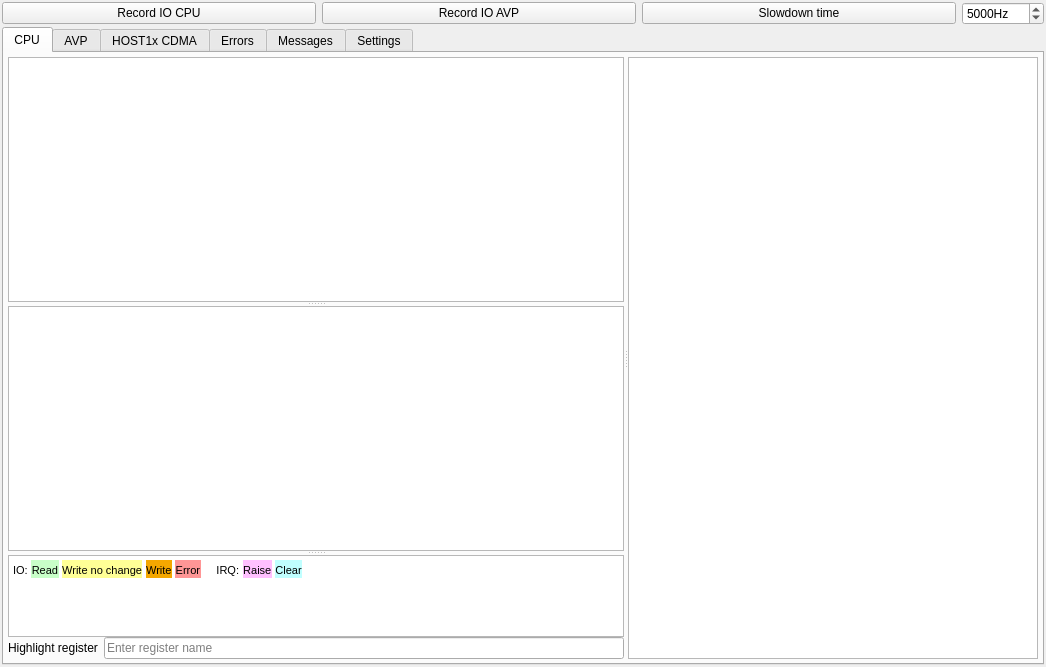
<?xml version="1.0" encoding="UTF-8"?>
<ui version="4.0">
 <class>MainWindow</class>
 <widget class="QMainWindow" name="MainWindow">
  <property name="geometry">
   <rect>
    <x>0</x>
    <y>0</y>
    <width>1046</width>
    <height>667</height>
   </rect>
  </property>
  <property name="windowTitle">
   <string>Trace Viewer</string>
  </property>
  <widget class="QWidget" name="centralWidget">
   <property name="enabled">
    <bool>true</bool>
   </property>
   <property name="maximumSize">
    <size>
     <width>16777215</width>
     <height>16777215</height>
    </size>
   </property>
   <layout class="QVBoxLayout" name="verticalLayout_2">
    <property name="spacing">
     <number>2</number>
    </property>
    <property name="leftMargin">
     <number>2</number>
    </property>
    <property name="topMargin">
     <number>2</number>
    </property>
    <property name="rightMargin">
     <number>2</number>
    </property>
    <property name="bottomMargin">
     <number>2</number>
    </property>
    <item>
     <layout class="QHBoxLayout" name="horizontalLayout_2">
      <item>
       <widget class="QPushButton" name="pushButton_RecordCPU">
        <property name="focusPolicy">
         <enum>Qt::TabFocus</enum>
        </property>
        <property name="text">
         <string>Record IO CPU</string>
        </property>
       </widget>
      </item>
      <item>
       <widget class="QPushButton" name="pushButton_RecordAVP">
        <property name="focusPolicy">
         <enum>Qt::TabFocus</enum>
        </property>
        <property name="text">
         <string>Record IO AVP</string>
        </property>
       </widget>
      </item>
      <item>
       <widget class="QPushButton" name="pushButton_SlowDownTime">
        <property name="focusPolicy">
         <enum>Qt::TabFocus</enum>
        </property>
        <property name="text">
         <string>Slowdown time</string>
        </property>
       </widget>
      </item>
      <item>
       <widget class="QSpinBox" name="timer_freq_spinBox">
        <property name="sizePolicy">
         <sizepolicy hsizetype="Fixed" vsizetype="Fixed">
          <horstretch>0</horstretch>
          <verstretch>0</verstretch>
         </sizepolicy>
        </property>
        <property name="suffix">
         <string>Hz</string>
        </property>
        <property name="minimum">
         <number>1</number>
        </property>
        <property name="maximum">
         <number>999999</number>
        </property>
        <property name="value">
         <number>5000</number>
        </property>
       </widget>
      </item>
     </layout>
    </item>
    <item>
     <widget class="TraceTabWidget" name="tabWidgetTrace">
      <property name="tabPosition">
       <enum>QTabWidget::North</enum>
      </property>
      <property name="currentIndex">
       <number>0</number>
      </property>
      <widget class="QWidget" name="cpu_devices_tab">
       <attribute name="title">
        <string>CPU</string>
       </attribute>
       <layout class="QHBoxLayout" name="horizontalLayout">
        <property name="leftMargin">
         <number>4</number>
        </property>
        <property name="topMargin">
         <number>4</number>
        </property>
        <property name="rightMargin">
         <number>4</number>
        </property>
        <property name="bottomMargin">
         <number>4</number>
        </property>
        <item>
         <widget class="QSplitter" name="splitter_2">
          <property name="lineWidth">
           <number>1</number>
          </property>
          <property name="orientation">
           <enum>Qt::Horizontal</enum>
          </property>
          <widget class="QWidget" name="widget" native="true">
           <property name="sizePolicy">
            <sizepolicy hsizetype="Preferred" vsizetype="Preferred">
             <horstretch>3</horstretch>
             <verstretch>0</verstretch>
            </sizepolicy>
           </property>
           <layout class="QVBoxLayout" name="verticalLayout">
            <property name="spacing">
             <number>0</number>
            </property>
            <property name="leftMargin">
             <number>0</number>
            </property>
            <property name="topMargin">
             <number>0</number>
            </property>
            <property name="rightMargin">
             <number>0</number>
            </property>
            <property name="bottomMargin">
             <number>0</number>
            </property>
            <item>
             <widget class="QSplitter" name="splitter">
              <property name="orientation">
               <enum>Qt::Vertical</enum>
              </property>
              <widget class="TraceDevView" name="tableWidgetTrace_CPU">
               <property name="sizePolicy">
                <sizepolicy hsizetype="Expanding" vsizetype="Expanding">
                 <horstretch>0</horstretch>
                 <verstretch>3</verstretch>
                </sizepolicy>
               </property>
               <property name="selectionMode">
                <enum>QAbstractItemView::SingleSelection</enum>
               </property>
               <property name="selectionBehavior">
                <enum>QAbstractItemView::SelectRows</enum>
               </property>
               <attribute name="horizontalHeaderDefaultSectionSize">
                <number>200</number>
               </attribute>
               <attribute name="horizontalHeaderMinimumSectionSize">
                <number>25</number>
               </attribute>
               <attribute name="horizontalHeaderStretchLastSection">
                <bool>true</bool>
               </attribute>
               <attribute name="verticalHeaderVisible">
                <bool>false</bool>
               </attribute>
              </widget>
              <widget class="QTableView" name="tableViewBitDetails_CPU">
               <property name="sizePolicy">
                <sizepolicy hsizetype="Expanding" vsizetype="Expanding">
                 <horstretch>0</horstretch>
                 <verstretch>3</verstretch>
                </sizepolicy>
               </property>
               <property name="selectionMode">
                <enum>QAbstractItemView::ExtendedSelection</enum>
               </property>
               <attribute name="verticalHeaderVisible">
                <bool>false</bool>
               </attribute>
              </widget>
              <widget class="QTextEdit" name="textRegDesc_CPU">
               <property name="sizePolicy">
                <sizepolicy hsizetype="Expanding" vsizetype="Expanding">
                 <horstretch>0</horstretch>
                 <verstretch>1</verstretch>
                </sizepolicy>
               </property>
               <property name="readOnly">
                <bool>true</bool>
               </property>
               <property name="html">
                <string>&lt;!DOCTYPE HTML PUBLIC &quot;-//W3C//DTD HTML 4.0//EN&quot; &quot;http://www.w3.org/TR/REC-html40/strict.dtd&quot;&gt;
&lt;html&gt;&lt;head&gt;&lt;meta name=&quot;qrichtext&quot; content=&quot;1&quot; /&gt;&lt;style type=&quot;text/css&quot;&gt;
p, li { white-space: pre-wrap; }
&lt;/style&gt;&lt;/head&gt;&lt;body style=&quot; font-family:'DejaVu Sans'; font-size:11pt; font-weight:400; font-style:normal;&quot;&gt;
&lt;p style=&quot; margin-top:12px; margin-bottom:12px; margin-left:0px; margin-right:0px; -qt-block-indent:0; text-indent:0px;&quot;&gt;&lt;span style=&quot; font-size:8pt;&quot;&gt;IO:&lt;/span&gt; &lt;span style=&quot; font-size:8pt; background-color:#c8ffc8;&quot;&gt;Read&lt;/span&gt; &lt;span style=&quot; font-size:8pt; background-color:#ffff96;&quot;&gt;Write no change&lt;/span&gt; &lt;span style=&quot; font-size:8pt; background-color:#f4a700;&quot;&gt;Write&lt;/span&gt; &lt;span style=&quot; font-size:8pt; background-color:#ff9696;&quot;&gt;Error&lt;/span&gt; &lt;span style=&quot; font-size:8pt;&quot;&gt;    IRQ:&lt;/span&gt; &lt;span style=&quot; font-size:8pt; background-color:#ffc0ff;&quot;&gt;Raise&lt;/span&gt; &lt;span style=&quot; font-size:8pt; background-color:#c0ffff;&quot;&gt;Clear&lt;/span&gt;&lt;/p&gt;&lt;/body&gt;&lt;/html&gt;</string>
               </property>
              </widget>
             </widget>
            </item>
            <item>
             <widget class="QFrame" name="frame">
              <property name="frameShape">
               <enum>QFrame::NoFrame</enum>
              </property>
              <property name="frameShadow">
               <enum>QFrame::Raised</enum>
              </property>
              <layout class="QHBoxLayout" name="horizontalLayout_3">
               <property name="leftMargin">
                <number>0</number>
               </property>
               <property name="topMargin">
                <number>0</number>
               </property>
               <property name="rightMargin">
                <number>0</number>
               </property>
               <property name="bottomMargin">
                <number>0</number>
               </property>
               <item>
                <widget class="QLabel" name="label">
                 <property name="text">
                  <string>Highlight register</string>
                 </property>
                </widget>
               </item>
               <item>
                <widget class="QLineEdit" name="lineEditRegFilter_CPU">
                 <property name="placeholderText">
                  <string>Enter register name</string>
                 </property>
                </widget>
               </item>
              </layout>
             </widget>
            </item>
           </layout>
          </widget>
          <widget class="QTableView" name="tableViewDevices_CPU">
           <property name="sizePolicy">
            <sizepolicy hsizetype="Expanding" vsizetype="Expanding">
             <horstretch>2</horstretch>
             <verstretch>0</verstretch>
            </sizepolicy>
           </property>
           <property name="selectionMode">
            <enum>QAbstractItemView::SingleSelection</enum>
           </property>
           <property name="selectionBehavior">
            <enum>QAbstractItemView::SelectRows</enum>
           </property>
           <attribute name="horizontalHeaderStretchLastSection">
            <bool>true</bool>
           </attribute>
           <attribute name="verticalHeaderVisible">
            <bool>false</bool>
           </attribute>
          </widget>
         </widget>
        </item>
       </layout>
      </widget>
      <widget class="QWidget" name="avp_devices_tab">
       <attribute name="title">
        <string>AVP</string>
       </attribute>
       <layout class="QHBoxLayout" name="horizontalLayout_9">
        <property name="leftMargin">
         <number>4</number>
        </property>
        <property name="topMargin">
         <number>4</number>
        </property>
        <property name="rightMargin">
         <number>4</number>
        </property>
        <property name="bottomMargin">
         <number>4</number>
        </property>
        <item>
         <widget class="QSplitter" name="splitter_9">
          <property name="lineWidth">
           <number>1</number>
          </property>
          <property name="orientation">
           <enum>Qt::Horizontal</enum>
          </property>
          <widget class="QWidget" name="widget_4" native="true">
           <property name="sizePolicy">
            <sizepolicy hsizetype="Preferred" vsizetype="Preferred">
             <horstretch>3</horstretch>
             <verstretch>0</verstretch>
            </sizepolicy>
           </property>
           <layout class="QVBoxLayout" name="verticalLayout_5">
            <property name="spacing">
             <number>0</number>
            </property>
            <property name="leftMargin">
             <number>0</number>
            </property>
            <property name="topMargin">
             <number>0</number>
            </property>
            <property name="rightMargin">
             <number>0</number>
            </property>
            <property name="bottomMargin">
             <number>0</number>
            </property>
            <item>
             <widget class="QSplitter" name="splitter_3">
              <property name="orientation">
               <enum>Qt::Vertical</enum>
              </property>
              <widget class="TraceDevView" name="tableWidgetTrace_AVP">
               <property name="sizePolicy">
                <sizepolicy hsizetype="Expanding" vsizetype="Expanding">
                 <horstretch>0</horstretch>
                 <verstretch>3</verstretch>
                </sizepolicy>
               </property>
               <property name="selectionMode">
                <enum>QAbstractItemView::SingleSelection</enum>
               </property>
               <property name="selectionBehavior">
                <enum>QAbstractItemView::SelectRows</enum>
               </property>
               <attribute name="horizontalHeaderDefaultSectionSize">
                <number>200</number>
               </attribute>
               <attribute name="horizontalHeaderMinimumSectionSize">
                <number>25</number>
               </attribute>
               <attribute name="horizontalHeaderStretchLastSection">
                <bool>true</bool>
               </attribute>
               <attribute name="verticalHeaderVisible">
                <bool>false</bool>
               </attribute>
              </widget>
              <widget class="QTableView" name="tableViewBitDetails_AVP">
               <property name="sizePolicy">
                <sizepolicy hsizetype="Expanding" vsizetype="Expanding">
                 <horstretch>0</horstretch>
                 <verstretch>3</verstretch>
                </sizepolicy>
               </property>
               <property name="selectionMode">
                <enum>QAbstractItemView::ExtendedSelection</enum>
               </property>
               <attribute name="verticalHeaderVisible">
                <bool>false</bool>
               </attribute>
              </widget>
              <widget class="QTextEdit" name="textRegDesc_AVP">
               <property name="sizePolicy">
                <sizepolicy hsizetype="Expanding" vsizetype="Expanding">
                 <horstretch>0</horstretch>
                 <verstretch>1</verstretch>
                </sizepolicy>
               </property>
               <property name="readOnly">
                <bool>true</bool>
               </property>
               <property name="html">
                <string>&lt;!DOCTYPE HTML PUBLIC &quot;-//W3C//DTD HTML 4.0//EN&quot; &quot;http://www.w3.org/TR/REC-html40/strict.dtd&quot;&gt;
&lt;html&gt;&lt;head&gt;&lt;meta name=&quot;qrichtext&quot; content=&quot;1&quot; /&gt;&lt;style type=&quot;text/css&quot;&gt;
p, li { white-space: pre-wrap; }
&lt;/style&gt;&lt;/head&gt;&lt;body style=&quot; font-family:'DejaVu Sans'; font-size:11pt; font-weight:400; font-style:normal;&quot;&gt;
&lt;p style=&quot; margin-top:12px; margin-bottom:12px; margin-left:0px; margin-right:0px; -qt-block-indent:0; text-indent:0px;&quot;&gt;&lt;span style=&quot; font-size:8pt;&quot;&gt;IO:&lt;/span&gt; &lt;span style=&quot; font-size:8pt; background-color:#c8ffc8;&quot;&gt;Read&lt;/span&gt; &lt;span style=&quot; font-size:8pt; background-color:#ffff96;&quot;&gt;Write no change&lt;/span&gt; &lt;span style=&quot; font-size:8pt; background-color:#f4a700;&quot;&gt;Write&lt;/span&gt; &lt;span style=&quot; font-size:8pt; background-color:#ff9696;&quot;&gt;Error&lt;/span&gt; &lt;span style=&quot; font-size:8pt;&quot;&gt;    IRQ:&lt;/span&gt; &lt;span style=&quot; font-size:8pt; background-color:#ffc0ff;&quot;&gt;Raise&lt;/span&gt; &lt;span style=&quot; font-size:8pt; background-color:#c0ffff;&quot;&gt;Clear&lt;/span&gt;&lt;/p&gt;&lt;/body&gt;&lt;/html&gt;</string>
               </property>
              </widget>
             </widget>
            </item>
            <item>
             <widget class="QFrame" name="frame_4">
              <property name="frameShape">
               <enum>QFrame::NoFrame</enum>
              </property>
              <property name="frameShadow">
               <enum>QFrame::Raised</enum>
              </property>
              <layout class="QHBoxLayout" name="horizontalLayout_8">
               <property name="leftMargin">
                <number>0</number>
               </property>
               <property name="topMargin">
                <number>0</number>
               </property>
               <property name="rightMargin">
                <number>0</number>
               </property>
               <property name="bottomMargin">
                <number>0</number>
               </property>
               <item>
                <widget class="QLabel" name="label_4">
                 <property name="text">
                  <string>Highlight register</string>
                 </property>
                </widget>
               </item>
               <item>
                <widget class="QLineEdit" name="lineEditRegFilter_AVP">
                 <property name="placeholderText">
                  <string>Enter register name</string>
                 </property>
                </widget>
               </item>
              </layout>
             </widget>
            </item>
           </layout>
          </widget>
          <widget class="QTableView" name="tableViewDevices_AVP">
           <property name="sizePolicy">
            <sizepolicy hsizetype="Expanding" vsizetype="Expanding">
             <horstretch>2</horstretch>
             <verstretch>0</verstretch>
            </sizepolicy>
           </property>
           <property name="selectionMode">
            <enum>QAbstractItemView::SingleSelection</enum>
           </property>
           <property name="selectionBehavior">
            <enum>QAbstractItemView::SelectRows</enum>
           </property>
           <attribute name="horizontalHeaderStretchLastSection">
            <bool>true</bool>
           </attribute>
           <attribute name="verticalHeaderVisible">
            <bool>false</bool>
           </attribute>
          </widget>
         </widget>
        </item>
       </layout>
      </widget>
      <widget class="QWidget" name="host1x_tab">
       <attribute name="title">
        <string>HOST1x CDMA</string>
       </attribute>
       <layout class="QHBoxLayout" name="horizontalLayout_11">
        <property name="leftMargin">
         <number>4</number>
        </property>
        <property name="topMargin">
         <number>4</number>
        </property>
        <property name="rightMargin">
         <number>4</number>
        </property>
        <property name="bottomMargin">
         <number>4</number>
        </property>
        <item>
         <widget class="QSplitter" name="splitter_12">
          <property name="lineWidth">
           <number>1</number>
          </property>
          <property name="orientation">
           <enum>Qt::Horizontal</enum>
          </property>
          <widget class="QWidget" name="widget_5" native="true">
           <property name="sizePolicy">
            <sizepolicy hsizetype="Preferred" vsizetype="Preferred">
             <horstretch>3</horstretch>
             <verstretch>0</verstretch>
            </sizepolicy>
           </property>
           <layout class="QVBoxLayout" name="verticalLayout_8">
            <property name="leftMargin">
             <number>0</number>
            </property>
            <property name="topMargin">
             <number>0</number>
            </property>
            <property name="rightMargin">
             <number>0</number>
            </property>
            <property name="bottomMargin">
             <number>0</number>
            </property>
            <item>
             <widget class="QSplitter" name="splitter_13">
              <property name="orientation">
               <enum>Qt::Vertical</enum>
              </property>
              <widget class="TraceDevView" name="tableWidgetTrace_Host1x">
               <property name="sizePolicy">
                <sizepolicy hsizetype="Expanding" vsizetype="Expanding">
                 <horstretch>0</horstretch>
                 <verstretch>3</verstretch>
                </sizepolicy>
               </property>
               <property name="selectionMode">
                <enum>QAbstractItemView::SingleSelection</enum>
               </property>
               <property name="selectionBehavior">
                <enum>QAbstractItemView::SelectRows</enum>
               </property>
               <attribute name="horizontalHeaderDefaultSectionSize">
                <number>200</number>
               </attribute>
               <attribute name="horizontalHeaderMinimumSectionSize">
                <number>25</number>
               </attribute>
               <attribute name="horizontalHeaderStretchLastSection">
                <bool>true</bool>
               </attribute>
               <attribute name="verticalHeaderVisible">
                <bool>false</bool>
               </attribute>
              </widget>
              <widget class="QSplitter" name="splitter_14">
               <property name="sizePolicy">
                <sizepolicy hsizetype="Preferred" vsizetype="Expanding">
                 <horstretch>0</horstretch>
                 <verstretch>1</verstretch>
                </sizepolicy>
               </property>
               <property name="orientation">
                <enum>Qt::Vertical</enum>
               </property>
               <widget class="QTableView" name="tableViewBitDetails_Host1x">
                <property name="sizePolicy">
                 <sizepolicy hsizetype="Expanding" vsizetype="Expanding">
                  <horstretch>0</horstretch>
                  <verstretch>3</verstretch>
                 </sizepolicy>
                </property>
                <property name="selectionMode">
                 <enum>QAbstractItemView::ExtendedSelection</enum>
                </property>
                <attribute name="verticalHeaderVisible">
                 <bool>false</bool>
                </attribute>
               </widget>
               <widget class="QTextEdit" name="textRegDesc_Host1x">
                <property name="sizePolicy">
                 <sizepolicy hsizetype="Expanding" vsizetype="Expanding">
                  <horstretch>0</horstretch>
                  <verstretch>1</verstretch>
                 </sizepolicy>
                </property>
                <property name="readOnly">
                 <bool>true</bool>
                </property>
                <property name="html">
                 <string>&lt;!DOCTYPE HTML PUBLIC &quot;-//W3C//DTD HTML 4.0//EN&quot; &quot;http://www.w3.org/TR/REC-html40/strict.dtd&quot;&gt;
&lt;html&gt;&lt;head&gt;&lt;meta name=&quot;qrichtext&quot; content=&quot;1&quot; /&gt;&lt;style type=&quot;text/css&quot;&gt;
p, li { white-space: pre-wrap; }
&lt;/style&gt;&lt;/head&gt;&lt;body style=&quot; font-family:'DejaVu Sans'; font-size:11pt; font-weight:400; font-style:normal;&quot;&gt;
&lt;p style=&quot; margin-top:12px; margin-bottom:12px; margin-left:0px; margin-right:0px; -qt-block-indent:0; text-indent:0px;&quot;&gt;&lt;span style=&quot; font-size:8pt;&quot;&gt;IO:&lt;/span&gt; &lt;span style=&quot; font-size:8pt; background-color:#c8ffc8;&quot;&gt;Read&lt;/span&gt; &lt;span style=&quot; font-size:8pt; background-color:#ffff96;&quot;&gt;Write no change&lt;/span&gt; &lt;span style=&quot; font-size:8pt; background-color:#f4a700;&quot;&gt;Write&lt;/span&gt; &lt;span style=&quot; font-size:8pt; background-color:#ff9696;&quot;&gt;Error&lt;/span&gt; &lt;span style=&quot; font-size:8pt;&quot;&gt;    IRQ:&lt;/span&gt; &lt;span style=&quot; font-size:8pt; background-color:#ffc0ff;&quot;&gt;Raise&lt;/span&gt; &lt;span style=&quot; font-size:8pt; background-color:#c0ffff;&quot;&gt;Clear&lt;/span&gt;&lt;/p&gt;&lt;/body&gt;&lt;/html&gt;</string>
                </property>
               </widget>
              </widget>
              <widget class="QFrame" name="frame_5">
               <property name="frameShape">
                <enum>QFrame::NoFrame</enum>
               </property>
               <property name="frameShadow">
                <enum>QFrame::Raised</enum>
               </property>
               <layout class="QHBoxLayout" name="horizontalLayout_10">
                <property name="leftMargin">
                 <number>0</number>
                </property>
                <property name="topMargin">
                 <number>0</number>
                </property>
                <property name="rightMargin">
                 <number>0</number>
                </property>
                <property name="bottomMargin">
                 <number>0</number>
                </property>
                <item>
                 <widget class="QLabel" name="label_5">
                  <property name="text">
                   <string>Highlight register</string>
                  </property>
                 </widget>
                </item>
                <item>
                 <widget class="QLineEdit" name="lineEditRegFilter_Host1x">
                  <property name="placeholderText">
                   <string>Enter register name</string>
                  </property>
                 </widget>
                </item>
               </layout>
              </widget>
             </widget>
            </item>
           </layout>
          </widget>
          <widget class="QListWidget" name="listWidgetDevices_Host1x"/>
         </widget>
        </item>
       </layout>
      </widget>
      <widget class="QWidget" name="errros_tab">
       <attribute name="title">
        <string>Errors</string>
       </attribute>
       <layout class="QHBoxLayout" name="horizontalLayout_4">
        <item>
         <widget class="ErrorsTableWidget" name="tableWidgetErrors">
          <attribute name="horizontalHeaderDefaultSectionSize">
           <number>150</number>
          </attribute>
          <attribute name="horizontalHeaderStretchLastSection">
           <bool>true</bool>
          </attribute>
         </widget>
        </item>
       </layout>
      </widget>
      <widget class="QWidget" name="messages_tab">
       <attribute name="title">
        <string>Messages</string>
       </attribute>
       <layout class="QVBoxLayout" name="verticalLayout_3">
        <item>
         <widget class="TraceMessages" name="tableWidgetMessages">
          <attribute name="horizontalHeaderStretchLastSection">
           <bool>true</bool>
          </attribute>
         </widget>
        </item>
       </layout>
      </widget>
      <widget class="QWidget" name="tab">
       <attribute name="title">
        <string>Settings</string>
       </attribute>
       <layout class="QGridLayout" name="gridLayout">
        <item row="0" column="0">
         <layout class="QVBoxLayout" name="verticalLayout_4">
          <item>
           <layout class="QHBoxLayout" name="horizontalLayout_13">
            <item>
             <layout class="QVBoxLayout" name="verticalLayout_6">
              <item>
               <widget class="QLabel" name="label_2">
                <property name="text">
                 <string>Logs directory:</string>
                </property>
                <property name="alignment">
                 <set>Qt::AlignRight|Qt::AlignTrailing|Qt::AlignVCenter</set>
                </property>
               </widget>
              </item>
              <item>
               <widget class="QLabel" name="label_3">
                <property name="text">
                 <string>Remote address:</string>
                </property>
                <property name="alignment">
                 <set>Qt::AlignRight|Qt::AlignTrailing|Qt::AlignVCenter</set>
                </property>
               </widget>
              </item>
             </layout>
            </item>
            <item>
             <layout class="QVBoxLayout" name="verticalLayout_11">
              <item>
               <layout class="QHBoxLayout" name="horizontalLayout_15">
                <item>
                 <widget class="QLineEdit" name="lineEditSaveDir">
                  <property name="maximumSize">
                   <size>
                    <width>300</width>
                    <height>16777215</height>
                   </size>
                  </property>
                  <property name="readOnly">
                   <bool>true</bool>
                  </property>
                 </widget>
                </item>
                <item>
                 <widget class="QPushButton" name="pushButtonSeveDir">
                  <property name="text">
                   <string>Open</string>
                  </property>
                 </widget>
                </item>
                <item>
                 <spacer name="horizontalSpacer">
                  <property name="orientation">
                   <enum>Qt::Horizontal</enum>
                  </property>
                  <property name="sizeHint" stdset="0">
                   <size>
                    <width>40</width>
                    <height>20</height>
                   </size>
                  </property>
                 </spacer>
                </item>
               </layout>
              </item>
              <item>
               <layout class="QHBoxLayout" name="horizontalLayout_14">
                <item>
                 <widget class="QLineEdit" name="lineEditRemoteAddr">
                  <property name="maximumSize">
                   <size>
                    <width>300</width>
                    <height>16777215</height>
                   </size>
                  </property>
                 </widget>
                </item>
                <item>
                 <widget class="QPushButton" name="pushButtonRemoteAddr">
                  <property name="enabled">
                   <bool>false</bool>
                  </property>
                  <property name="text">
                   <string>Apply</string>
                  </property>
                 </widget>
                </item>
                <item>
                 <spacer name="horizontalSpacer_2">
                  <property name="orientation">
                   <enum>Qt::Horizontal</enum>
                  </property>
                  <property name="sizeHint" stdset="0">
                   <size>
                    <width>40</width>
                    <height>20</height>
                   </size>
                  </property>
                 </spacer>
                </item>
               </layout>
              </item>
             </layout>
            </item>
           </layout>
          </item>
          <item>
           <widget class="QLabel" name="label_6">
            <property name="font">
             <font>
              <italic>true</italic>
             </font>
            </property>
            <property name="text">
             <string>Changes would come into effect on next reconnect</string>
            </property>
           </widget>
          </item>
          <item>
           <spacer name="verticalSpacer">
            <property name="orientation">
             <enum>Qt::Vertical</enum>
            </property>
            <property name="sizeHint" stdset="0">
             <size>
              <width>20</width>
              <height>40</height>
             </size>
            </property>
           </spacer>
          </item>
         </layout>
        </item>
       </layout>
      </widget>
     </widget>
    </item>
   </layout>
  </widget>
 </widget>
 <layoutdefault spacing="6" margin="11"/>
 <customwidgets>
  <customwidget>
   <class>ErrorsTableWidget</class>
   <extends>QTableWidget</extends>
   <header>errorstablewidget.h</header>
  </customwidget>
  <customwidget>
   <class>TraceTabWidget</class>
   <extends>QTabWidget</extends>
   <header>tracetabwidget.h</header>
   <container>1</container>
  </customwidget>
  <customwidget>
   <class>TraceMessages</class>
   <extends>QTableWidget</extends>
   <header>tracemessages.h</header>
  </customwidget>
  <customwidget>
   <class>TraceDevView</class>
   <extends>QTableView</extends>
   <header>tracedevview.h</header>
  </customwidget>
 </customwidgets>
 <resources/>
 <connections/>
</ui>
